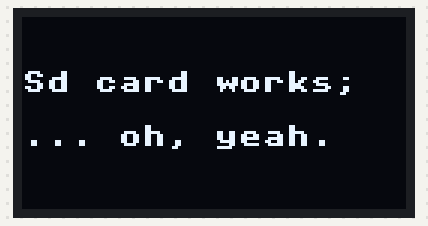
A program run on a simulated pyboard running MicroPython. Shown: 128×64 one-colour display. Files the program writes start out absent; library files of the repository ran but are not shown: ssd1306.py; what the program prints to the serial console is not drawn. At 0.1 s the program stops and its outputs stay as they are.

Above: at 0.1 s.

The program:

q_sd_test.py
```python
import gc

from machine import Pin
from machine import SPI
#from upy_rfm9x import RFM9x
from machine import I2C
import ssd1306
import sdcard
import os

TIMEOUT = 5
DISPLAY = True
OLED_LINESKIP=18
OLED_CURRENTLINE=0


i2c = I2C(-1, Pin(14), Pin(2))
oled = ssd1306.SSD1306_I2C(128, 64, i2c)

# sd card test

sck=Pin(16)
mosi=Pin(4)
miso=Pin(17)
cs = Pin(15, Pin.OUT)
spi2=SPI(2,baudrate=5000000,sck=sck,mosi=mosi,miso=miso)

sd = sdcard.SDCard(spi2, cs)
os.mount(sd,'/sd')
output=os.listdir('/sd')
print(output)

OLED_CURRENTLINE=OLED_CURRENTLINE+OLED_LINESKIP
oled.text("Sd card works;",0,OLED_CURRENTLINE)
oled.show()


# wrap up
OLED_CURRENTLINE=OLED_CURRENTLINE+OLED_LINESKIP
oled.text("... oh, yeah.",0,OLED_CURRENTLINE)
oled.show()
```
